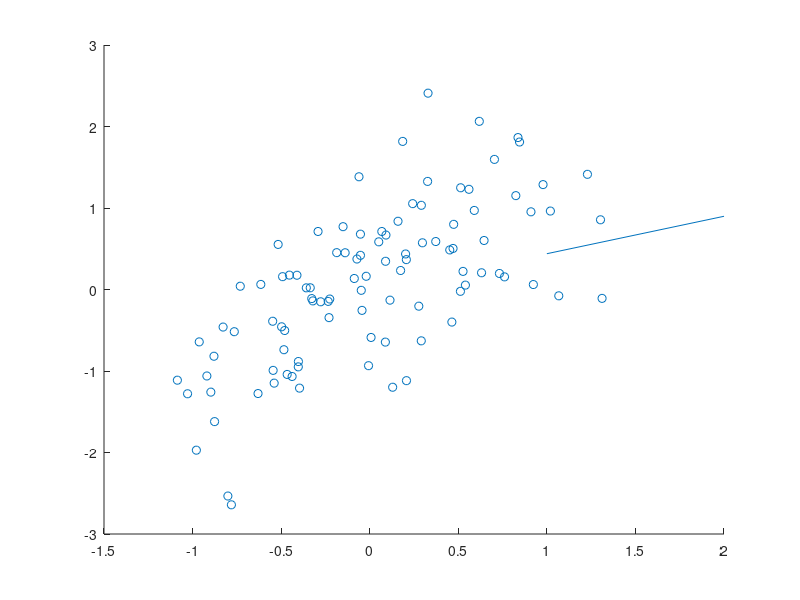

Source code (MATLAB):
N = 100;
x1 = randn(1,N);
x2 = 0.4*randn(1,N);
A = [x1;x2];
R = [cos(pi/3),-sin(pi/3);sin(pi/3),cos(pi/3)];
D = R*A;
Q = (D*D.')/(N-1);
[V,Dia] = eig(Q);
[r,r] = size(Dia);

[d,ind] = sort(diag(Dia),'descend');
Dia = Dia(ind,ind);
sigma = sqrt(Dia);
V = V(:,ind);
u = V(:,1);

xlim = ([-4,4]);
ylim = xlim;

scatter(D(1,:),D(2,:));
hold on
plot(u);







